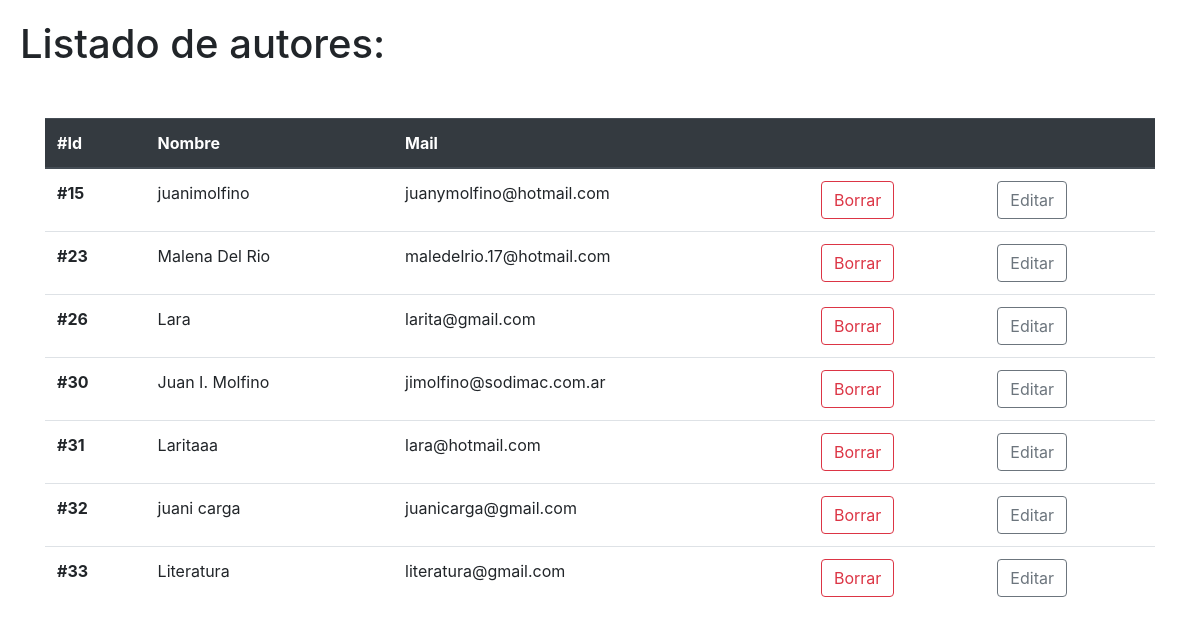
Screenshot of /lista_autores.php (signed in) with the database file from the repository.
### tables this page shows
CREATE TABLE `registro` (
  `id` int(10) unsigned NOT NULL AUTO_INCREMENT,
  `nombre` varchar(60) NOT NULL,
  `mail` varchar(60) NOT NULL,
  `pass` varchar(80) NOT NULL,
  `activo` bit(1) NOT NULL,
  `admin` bit(1) NOT NULL,
  PRIMARY KEY (`id`),
  UNIQUE KEY `nombre` (`nombre`),
  UNIQUE KEY `mail` (`mail`)
);

### lista_autores.php (the view, shortened to what this page needs)
<!DOCTYPE html>
<html lang="en">
<head>
    <link rel="stylesheet" href="https://stackpath.bootstrapcdn.com/bootstrap/4.3.1/css/bootstrap.min.css">
</head>
<body>
<?php
    include "configuracion_pongcultural.php";
    $sql = "select * from registro where activo=1";
    $rta = mysqli_query($conexion, $sql);
?>
<h1>Listado de autores:</h1>
<div class="container" class="d-flex justify-content-center" id="tabla">
    <table class="table">
    <thead class="thead-dark">
        <tr>
        <th scope="col">#Id</th>
        <th scope="col">Nombre</th>
        <th scope="col">Mail</th>
        <th scope="col"></th>
        <th scope="col"></th>
        </tr>
    </thead>
    <tbody>
        <?php
            while ($fila = mysqli_fetch_array($rta)) {
                $id = $fila['id'];
                $nombre = $fila['nombre'];
                $mail = $fila['mail'];
                    echo "<tr>
                    <th scope='col'>#$id</th>
                    <td>$nombre</td>
                    <td>$mail</td>
                    <td><a href='borrar_autores.php?id=$id' class='btn btn-outline-danger' onclick='return borrar($id)'>Borrar</a></td>
                    <td><a href='editar_autores.php?id=$id' class='btn btn-outline-secondary'>Editar</a></td>
                    </tr>";
            }
        ?>
    </tbody>
    </table>
</div>
</body>
</html>

### lista_autores.php (style rules this page uses)
#tabla { margin-top: 50px; }
h1 { margin-left: 20px; margin-top: 20px; display: block; }

### rows the page displays
registro: id "15", nombre "juanimolfino", mail "juanymolfino@hotmail.com"
registro: id "23", nombre "Malena Del Rio", mail "maledelrio.17@hotmail.com"
registro: id "26", nombre "Lara", mail "larita@gmail.com"
registro: id "30", nombre "Juan I. Molfino", mail "jimolfino@sodimac.com.ar"
registro: id "31", nombre "Laritaaa", mail "lara@hotmail.com"
registro: id "32", nombre "juani carga", mail "juanicarga@gmail.com"
registro: id "33", nombre "Literatura", mail "literatura@gmail.com"
